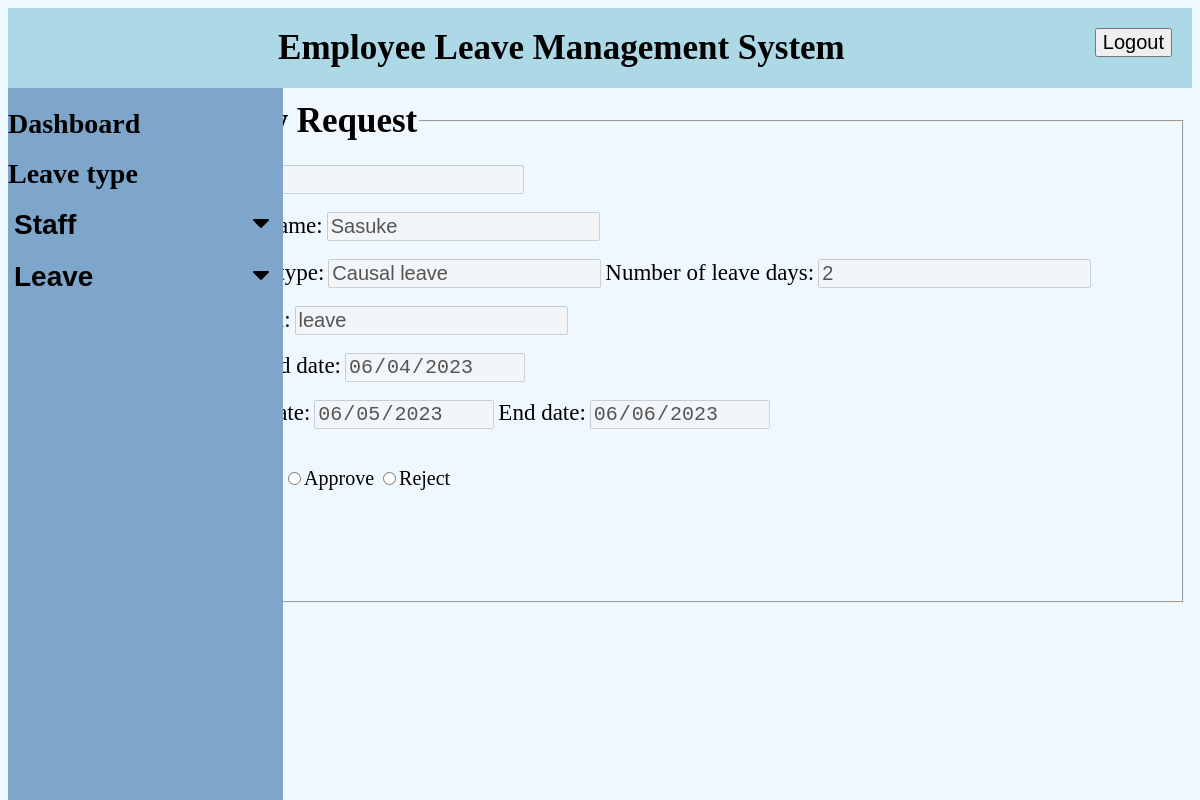
Screenshot of /manager/manager/viewrequest.php?id=1 with the database file from the repository.
### tables this page shows
CREATE TABLE `leaves` (
  `ID` int(11) NOT NULL,
  `Leave_type` char(50) NOT NULL,
  `Applied_date` date NOT NULL,
  `Start_date` date NOT NULL,
  `End_date` date NOT NULL,
  `No_of_days` int(11) NOT NULL,
  `Description` varchar(255) NOT NULL,
  `Status` char(20) NOT NULL,
  `emp_id` int(11) DEFAULT NULL
);

CREATE TABLE `employees` (
  `emp_id` int(11) NOT NULL,
  `Firstname` char(20) NOT NULL,
  `Lastname` char(20) NOT NULL,
  `Email` varchar(50) NOT NULL,
  `Password` varchar(30) NOT NULL,
  `Address` varchar(50) NOT NULL,
  `Gender` char(10) NOT NULL,
  `DOB` date NOT NULL,
  `Phone` bigint(20) NOT NULL
);

### manager/manager/viewrequest.php (the view, shortened to what this page needs)
<?php
include('connection.php');
?>
<html>
    <head>
        <link rel="stylesheet" href="https://cdnjs.cloudflare.com/ajax/libs/font-awesome/4.7.0/css/font-awesome.min.css">
        <link rel ="stylesheet" href="mstyle.css">
    </head>
<body>
    <nav>Employee Leave Management System
      <button  class="drop" onclick="window.location.href='logout.php';">Logout
    </button>
    </nav>
    <div class="sidenav">
        <a href ="managerdashboard.php">Dashboard</a><br>
        <a href ="leavetype.php">Leave type</a><br>
        <button class="dropdown-btn">Staff
            <i class="fa fa-caret-down"></i>
        </button>
        <br>
        <button class="dropdown-btn">Leave
            <i class="fa fa-caret-down"></i>
        </button>
        <br>
</div>
<?php
$id = $_GET['id'];
$result = mysqli_query($con,"SELECT * FROM leaves where ID = $id");
if (mysqli_num_rows($result) > 0){
     $row = mysqli_fetch_array($result);
 ?>
<fieldset>
    <legend>View Request</legend>
    <form name="viewform" action="viewrequestprocess.php" method="post" onsubmit="">
        <div class="content">
            <br>
            <label>ID:</label>
            <input type="text" name="id" value="<?php echo $row["ID"]; ?>" disabled><br><br>
            <label>Staff name:</label>
            <?php
            $result1 = mysqli_query($con,"SELECT * FROM employees where emp_id='". $row['emp_id']."'");
            $row1 = mysqli_fetch_array($result1);
            ?>
            <input type="text" name="staffname" value="<?php echo $row1["Firstname"]; ?>" disabled><br><br>
            <label>Leave type:</label>
            <input type="text" name="leavename" value="<?php echo $row["Leave_type"]; ?>" disabled>
            <label>Number of leave days:</label>
            <input type="number" name="days" value="<?php echo $row["No_of_days"]; ?>" disabled><br><br>
            <label>Reason:</label>
            <input type="text" name="description" value="<?php echo $row["Description"]; ?>" disabled><br><br>
            <label>Applied date:</label>
            <input type="date" name="applied" value="<?php echo $row["Applied_date"]; ?>" disabled><br><br>
            <label>Start date:</label>
            <input type="date" name="start" value="<?php echo $row["Start_date"]; ?>" disabled>
            <label>End date:</label>
            <input type="date" name="end" value="<?php echo $row["End_date"]; ?>" disabled><br><br>
            <label>Status:</label>
            <input type="radio"  name="status" value="Approve" <?php echo $row["Status"]=="Approve"?"checked":"" ?>><p>Approve</p>
            <input type="radio"  name="status" value="Reject" <?php echo $row["Status"]=="Reject"?"checked":"" ?>><p>Reject</p>
            <br><br><br>
            <button type="submit">Edit</button>
</form>
</fieldset>
<?php
}
?>

### manager/manager/mstyle.css (style rules this page uses)
body { background-color: aliceblue; }
nav { background-color: lightblue; font-size: 35px; padding: 20px; font-weight: bolder; text-align: center; }
.sidenav { height: 100%; width: 275px; position: fixed; background-color: rgb(126, 166, 202); padding-top: 20px; }
.sidenav a, .dropdown-btn { padding: 6px,8px,6px,16px; text-decoration: none; font-size: 28px; font-weight: bold; color: black; width:100% ; text-align: left; padding-left: px; display: block; cursor: pointer; background-color: rgb(126, 166, 202); border: none; }
.fa-caret-down { float: right; padding-right: 8px; }
.drop { float: right; }
label { font-size: 23px; }
input[type=text] , input[type=password],input[type=email],input[type=tel],input[type=number],input[type=radio],input[type=date] { font-size: 20px; }
legend { font-size: 35px; font-weight: bold; }
fieldset { width: 81%; margin-left: 16%; margin-top: 13px; }
.content { margin-left: 5px; }
button { font-size: 20px; }
p { font-size: 20px; display: inline-block; }

### rows the page displays
leaves: id "1", leavename "Causal leave", days "2", description "leave", applied "06/04/2023", start "06/05/2023", end "06/06/2023"
employees: staffname "Sasuke"
